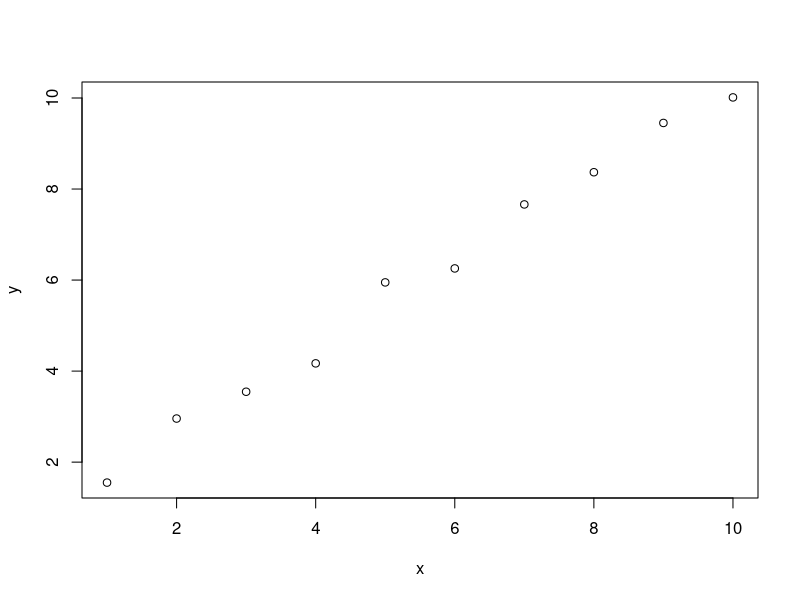
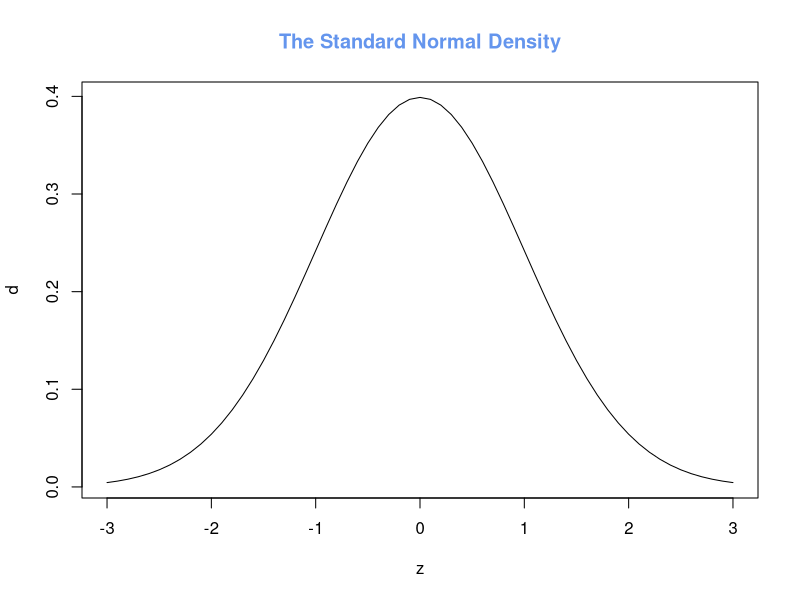
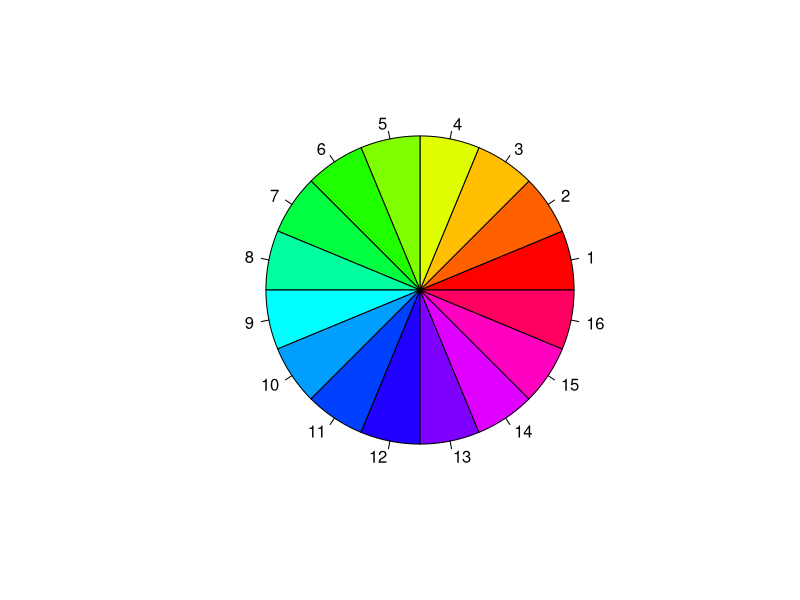

These charts were generated, in order, by the following R code:
x<-1:10
y<-x+runif(length(x))
plot(x,y)

z <- seq(-3,3,.1)
d <- dnorm(z)
plot(z,d,type="l")
title("The Standard Normal Density",col.main="cornflowerblue")

pie(rep(1,16),col=rainbow(16))